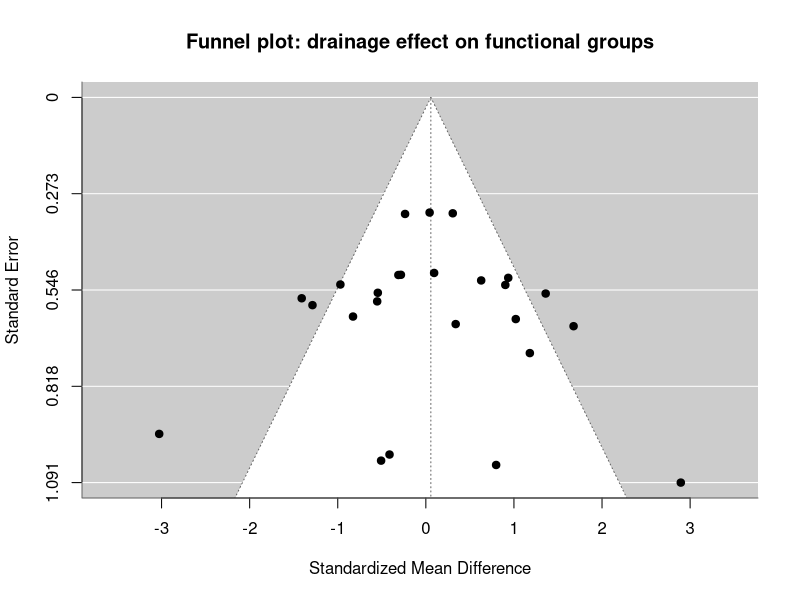
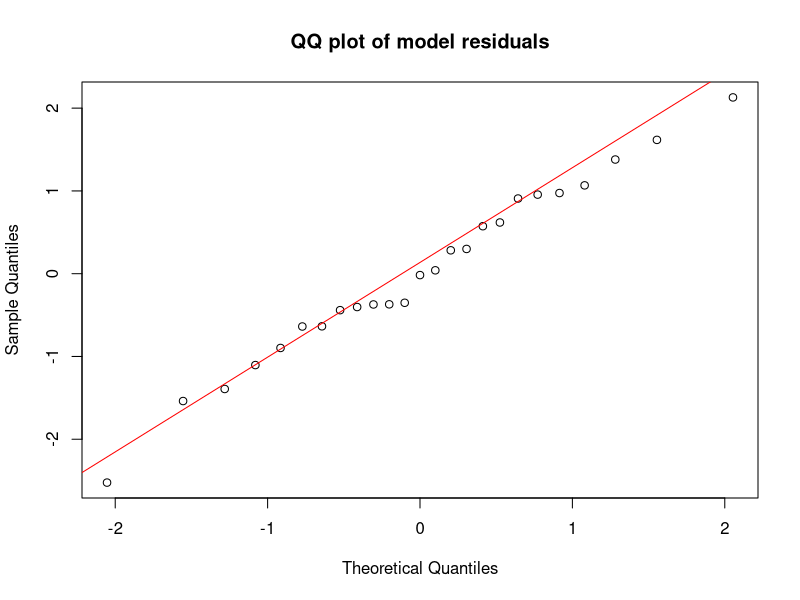
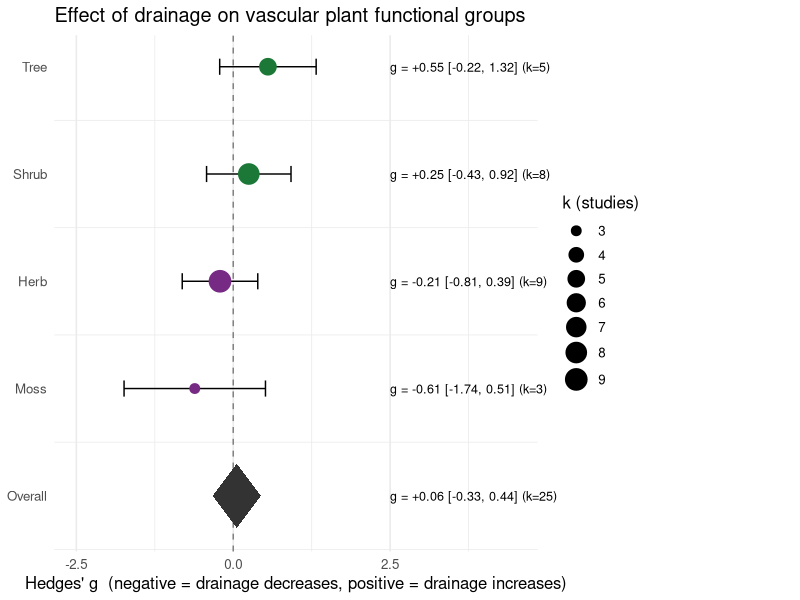
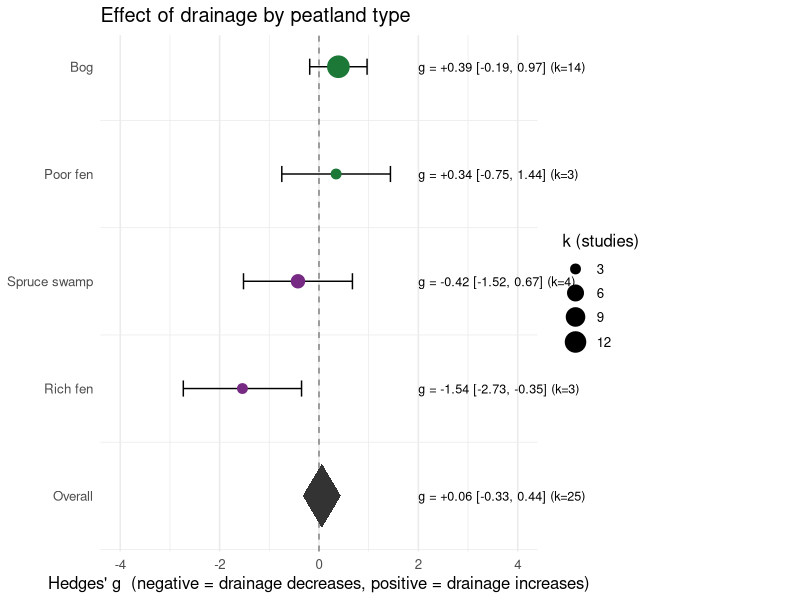

R code for these plots, in order:
## ============================================================================
##  FINAL META-ANALYSIS SCRIPT
##  Effect of anthropogenic drainage on vascular plant functional groups
##  in boreal peatlands
##
##  Authors:  Md. Rifath Ahamed 
##  Course:   EEB 310, University of Helsinki, Spring 2026
##  Data:     ExtractedData_2026-05-15.csv
##
# install.packages(c("metafor","tidyverse"))   # uncomment if first time
library(metafor)
library(tidyverse)
## 1. LOAD DATA

dat <- read.csv("ExtractedData_2026-05-15.csv",
  stringsAsFactors = FALSE,
  fileEncoding = "latin1" #using Latin-1 encoding so Scandinavian author
  # like the names (Köster, etc.) read correctly.
)

cat("Loaded", nrow(dat), "rows from", length(unique(dat$PaperID)), "papers\n")
cat("Columns:", ncol(dat), "\n")


## ----------------------------------------------------------------------------
## 2. CLEAN COLUMNS
##    - standardise text fields
##    - coerce numeric fields to numeric (text/blank -> NA)
## ----------------------------------------------------------------------------

# Standardise the SR_or_FG flag (sometimes has white spaces / different  case)
dat$SR_or_FG <- toupper(gsub("[[:space:]]", "", dat$SR_or_FG))

# Trim whitespace on text moderators
dat$FG_Group <- trimws(dat$FG_Group)
dat$Peatland_type <- trimws(dat$Peatland_type)
dat$First_author <- trimws(dat$First_author)
dat$Exp_or_Obs <- trimws(dat$Exp_or_Obs)

# Coerce the numeric columns
numeric_cols <- c(
  "Control_mean", "Control_n", "Control_var",
  "Treatment_mean", "Treatment_n", "Treatment_var",
  "Control_WTD_mean", "Treatment_WTD_mean", "WTD_Difference"
)
numeric_cols <- intersect(numeric_cols, names(dat)) # only those that exist
# Bulk-coerce targeted character columns to numeric using list-apply
dat[numeric_cols] <- lapply(dat[numeric_cols], as.numeric)

# Quick visibility check on what's there
cat("Variance unit breakdown:\n")
print(table(dat$Biodiversity_Variance_unit, useNA = "always"))
cat("SR_or_FG breakdown:\n")
print(table(dat$SR_or_FG, useNA = "always"))
## ----------------------------------------------------------------------------
## 3. STANDARDISE SPREAD TO SD
##    escalc() needs SD. Papers report SE, SD, or variance.
##    Conversions:
##      SE  -> SD = SE * sqrt(n)
##      SD  -> SD = SD            (unchanged)
##      var -> SD = sqrt(var)

convert_to_SD <- function(value, n, unit) {
  
  if (is.na(value) | is.na(unit)) {
    return(NA_real_)
  }
  #to ensure there are no human data entry error(safety filter)
  u <- toupper(trimws(unit))
  #Now that the unit string is standardized to u, the function runs through a series of logical check
  if (u == "SE") { #If the unit is exactly "SE", R recognizes the value as a Standard Error.
    return(value * sqrt(n)) # then it converts se to sd using $SD = SE \times \sqrt{n}$.
  }
  if (u == "SD") {#
    return(value)
  }
  warning("Unknown variance unit '", unit, "' - treating as SD")
  return(value)
}
#Creates a brand-new column in dataframe and populates it with the completely standardized, uniform $SD$ values for control groups.
dat$Control_SD <- mapply(
  convert_to_SD, dat$Control_var,
  dat$Control_n, dat$Biodiversity_Variance_unit
)
#Creates a brand-new column in dataframe and populates it with the completely standardized, uniform $SD$ values for treatment groups.
dat$Treatment_SD <- mapply(
  convert_to_SD, dat$Treatment_var,
  dat$Treatment_n, dat$Biodiversity_Variance_unit
)

# datapoint_id: unique row identifier for the nested random effect
# Renamed to avoid confusion with the Exp_or_Obs column
dat$datapoint_id <- seq_len(nrow(dat))


## 4. SUBSET: FUNCTIONAL GROUPS (main) AND SPECIES RICHNESS (secondary)

# Rows usable for any effect-size calculation
#any row missing a Mean, Standard Deviation ($SD$), or Sample Size ($n$) for 
#either the Control or Treatment group is completely dropped. 
dat_complete <- dat %>%
  filter(
    !is.na(Control_mean), !is.na(Treatment_mean),
    !is.na(Control_SD), !is.na(Treatment_SD),
    !is.na(Control_n), !is.na(Treatment_n),
    #calculating pooled standard deviation or effect sizes involves dividing by
    #zero, which results in a value of infinity (Inf) or an invalid number (NaN).
    Control_SD > 0, Treatment_SD > 0
  )
# prints how many rows survived this  filter 
cat("Complete cases:", nrow(dat_complete), "of", nrow(dat), "\n")
# we got 34 data points that have mean,sd, and n for both control & treatment 

# Functional groups - excluding Laine (see header note)
dat_FG_main <- dat_complete %>%
  filter(
    SR_or_FG == "FG",
    FG_Group %in% c("Tree", "Shrub", "Herb", "Moss"),
    First_author != "Laine"
  )
cat(
  "FG main analysis k =", nrow(dat_FG_main),
  "from", length(unique(dat_FG_main$PaperID)), "papers\n"
)
print(table(dat_FG_main$FG_Group))
#FG main analysis k = 25 from 6 papers
# second subset accourding to peatland type 
print(table(dat_FG_main$Peatland_type))

# Species richness - separate analysis
dat_SR <- dat_complete %>%
  filter(SR_or_FG == "SR")
cat(
  "SR analysis k =", nrow(dat_SR),
  "from", length(unique(dat_SR$PaperID)), "papers\n"
)
# there are only  3 datapoints in 3 papers 
## ----------------------------------------------------------------------------
## 5. EFFECT SIZES
##    FG -> SMDH  (allows unequal variances between control & treatment)
##    SR -> ROM   (log response ratio: ln(treatment / control))
## ----------------------------------------------------------------------------

dat_FG_main <- escalc(
  measure = "SMDH",
  m1i = Treatment_mean, sd1i = Treatment_SD, n1i = Treatment_n,
  m2i = Control_mean, sd2i = Control_SD, n2i = Control_n,
  data = dat_FG_main, var.names = c("yi", "vi")
)
#Species Richness Analysis: ROM (Secondary Focus)
dat_SR <- escalc(
    measure = "ROM",
    m1i = Treatment_mean, sd1i = Treatment_SD, n1i = Treatment_n,
    m2i = Control_mean, sd2i = Control_SD, n2i = Control_n,
    data = dat_SR, var.names = c("yi", "vi")
)

cat("FG effect-size range:", round(range(dat_FG_main$yi, na.rm = TRUE), 2), "\n")
#FG effect-size range: -3.03 2.89


## 6. GRAND MEAN (intercept-only Multi-Level Random-Effects Meta-Analysis Model)
##    Random effects: ~ 1 | PaperID/datapoint_id
##    Why nested:  multiple effect sizes per paper are non-independent.
##    Why ~0 expected: opposing functional-group responses cancel on average.

grandmean_main <- rma.mv(yi, vi,
  random = ~ 1 | PaperID / datapoint_id,
  data = dat_FG_main, method = "REML"
)
summary(grandmean_main)


## ----------------------------------------------------------------------------
## 7. DIAGNOSTICS
##    Funnel plot: visual check for publication bias.
##      With ~6 studies, NO formal Egger-type test (Cochrane guidance).
##    QQ plot:     check normality of residuals.
## ----------------------------------------------------------------------------

# Save funnel plot
png("funnel_plot.png", width = 700, height = 500, res = 120)
funnel(grandmean_main,
  main = "Funnel plot: drainage effect on functional groups"
)
dev.off()

# Save QQ plot
png("qq_residuals.png", width = 700, height = 500, res = 120)
qqnorm(residuals(grandmean_main, type = "pearson"),
  main = "QQ plot of model residuals"
)
qqline(residuals(grandmean_main, type = "pearson"), col = "red")
dev.off()

cat("Diagnostics saved: funnel_plot.png, qq_residuals.png\n")


## ----------------------------------------------------------------------------
## 8. HETEROGENEITY (I^2 with between/within decomposition)
##    Higgins benchmarks: 25% low | 50% moderate | 75%+ high
## ----------------------------------------------------------------------------

W2 <- diag(1 / grandmean_main$vi)
X2 <- model.matrix(grandmean_main)
P2 <- W2 - W2 %*% X2 %*% solve(t(X2) %*% W2 %*% X2) %*% t(X2) %*% W2

denom <- sum(grandmean_main$sigma2) +
  (grandmean_main$k - grandmean_main$p) / sum(diag(P2))
I2_tot <- 100 * sum(grandmean_main$sigma2) / denom
I2_lvl <- 100 * grandmean_main$sigma2 / denom

cat("Total I^2:        ", round(I2_tot, 1), "%\n")
cat("Between-paper I^2:", round(I2_lvl[1], 1), "%\n")
cat("Within-paper I^2: ", round(I2_lvl[2], 1), "%\n")


## ----------------------------------------------------------------------------
## 9. MODERATOR: FUNCTIONAL GROUP
##    mod_FG          : with intercept  -> QM tests "do groups differ?"
##    mod_FG_nointcp  : without         -> each group's effect vs 0
## ----------------------------------------------------------------------------

mod_FG <- rma.mv(yi, vi,
  mods = ~FG_Group,
  random = ~ 1 | PaperID / datapoint_id,
  data = dat_FG_main, method = "REML"
)
summary(mod_FG) # read the QM(df=3) line for the omnibus test

mod_FG_nointcp <- rma.mv(yi, vi,
  mods = ~ FG_Group - 1,
  random = ~ 1 | PaperID / datapoint_id,
  data = dat_FG_main, method = "REML"
)
summary(mod_FG_nointcp) # each row = that group's effect vs zero


## ----------------------------------------------------------------------------
## 10. MODERATOR: PEATLAND TYPE
##     Caveat: some categories have small k (will print counts).
##     Reported with the n-per-cell caveat in Discussion.
## ----------------------------------------------------------------------------

cat("Sample sizes per peatland type:\n")
print(table(dat_FG_main$Peatland_type))

mod_peat <- rma.mv(yi, vi,
  mods = ~Peatland_type,
  random = ~ 1 | PaperID / datapoint_id,
  data = dat_FG_main, method = "REML"
)
summary(mod_peat) # QM here is the headline peatland-type test

mod_peat_nointcp <- rma.mv(yi, vi,
  mods = ~ Peatland_type - 1,
  random = ~ 1 | PaperID / datapoint_id,
  data = dat_FG_main, method = "REML"
)
summary(mod_peat_nointcp)


## ----------------------------------------------------------------------------
## 11. MODERATOR: WTD MAGNITUDE (continuous)
##     Tests dose-response: does larger drawdown -> larger effect?
##     Interaction with FG: do groups respond differently to magnitude?
##     Rows with missing WTD_Difference are dropped automatically by rma.mv.
## ----------------------------------------------------------------------------

dat_FG_wtd <- dat_FG_main %>% filter(!is.na(WTD_Difference))
cat(
  "WTD analysis k =", nrow(dat_FG_wtd),
  "of", nrow(dat_FG_main), "FG rows have WTD_Difference\n"
)

mod_wtd <- rma.mv(yi, vi,
  mods = ~WTD_Difference,
  random = ~ 1 | PaperID / datapoint_id,
  data = dat_FG_wtd, method = "REML"
)
summary(mod_wtd)

mod_wtd_int <- rma.mv(yi, vi,
  mods = ~ FG_Group * WTD_Difference,
  random = ~ 1 | PaperID / datapoint_id,
  data = dat_FG_wtd, method = "REML"
)
summary(mod_wtd_int)


## ----------------------------------------------------------------------------
## 12. SECONDARY: SPECIES RICHNESS (ROM)
##     Almost certainly underpowered; report descriptively.
## ----------------------------------------------------------------------------

if (nrow(dat_SR) >= 3) {
  sr_grand <- rma.mv(yi, vi,
    random = ~ 1 | PaperID / datapoint_id,
    data = dat_SR, method = "REML"
  )
  summary(sr_grand)
  cat(
    "Species richness analysis based on k =", nrow(dat_SR),
    "effect sizes - INTERPRET CAUTIOUSLY.\n"
  )
} else {
  cat("Insufficient SR data (k =", nrow(dat_SR), "); reported descriptively only.\n")
}


## ============================================================================
## 13. FIGURE 1 -- FOREST PLOT: FUNCTIONAL GROUPS
## ============================================================================

# Pull each group's estimate + CI from the no-intercept model
fg_tab <- as.data.frame(coef(summary(mod_FG_nointcp)))
fg_tab$Group <- gsub("FG_Group", "", rownames(fg_tab))
k_fg <- dat_FG_main %>% count(FG_Group, name = "k")
fg_tab <- left_join(fg_tab, k_fg, by = c("Group" = "FG_Group")) %>%
  select(Group, estimate, ci.lb, ci.ub, k)

# Overall pooled estimate as a summary row
overall_fg <- data.frame(
  Group = "Overall",
  estimate = as.numeric(grandmean_main$b),
  ci.lb = grandmean_main$ci.lb,
  ci.ub = grandmean_main$ci.ub,
  k = nrow(dat_FG_main)
)
fg_plot <- bind_rows(fg_tab, overall_fg)

fg_plot$Group <- factor(fg_plot$Group,
  levels = c("Overall", "Moss", "Herb", "Shrub", "Tree")
)
fg_plot$ypos <- as.numeric(fg_plot$Group)
fg_plot$label <- sprintf(
  "g = %+.2f [%.2f, %.2f] (k=%d)",
  fg_plot$estimate, fg_plot$ci.lb, fg_plot$ci.ub, fg_plot$k
)

# Diamond polygon for the Overall row
od <- fg_plot[fg_plot$Group == "Overall", ]
fg_diamond <- data.frame(
  x = c(od$ci.lb, od$estimate, od$ci.ub, od$estimate),
  y = c(od$ypos, od$ypos + 0.3, od$ypos, od$ypos - 0.3)
)
fg_points <- fg_plot %>% filter(Group != "Overall")

p_fg <- ggplot() +
  geom_vline(xintercept = 0, linetype = "dashed", colour = "grey50") +
  geom_errorbarh(
    data = fg_points,
    aes(y = ypos, xmin = ci.lb, xmax = ci.ub), height = 0.15
  ) +
  geom_point(
    data = fg_points,
    aes(y = ypos, x = estimate, size = k, colour = estimate > 0)
  ) +
  geom_polygon(data = fg_diamond, aes(x = x, y = y), fill = "grey20") +
  geom_text(
    data = fg_plot, aes(y = ypos, label = label),
    x = 2.5, hjust = 0, size = 3.2
  ) +
  scale_colour_manual(values = c("FALSE" = "#762a83", "TRUE" = "#1b7837"), guide = "none") +
  scale_size_continuous(range = c(3, 7), name = "k (studies)") +
  scale_y_continuous(
    breaks = 1:nlevels(fg_plot$Group),
    labels = levels(fg_plot$Group)
  ) +
  coord_cartesian(xlim = c(-2.5, 4.5), clip = "off") +
  labs(
    x = "Hedges' g  (negative = drainage decreases, positive = drainage increases)",
    y = NULL, title = "Effect of drainage on vascular plant functional groups"
  ) +
  theme_minimal(base_size = 12) +
  theme(
    panel.grid.major.y = element_blank(),
    plot.margin = margin(5, 110, 5, 5)
  )

ggsave("forest_FG.png", p_fg, width = 10, height = 4.5, dpi = 300)
cat("Saved figure: forest_FG.png\n")


## ============================================================================
## 14. FIGURE 2 -- FOREST PLOT: PEATLAND TYPE
## ============================================================================

pt_tab <- as.data.frame(coef(summary(mod_peat_nointcp)))


pt_tab$Type <- gsub("Peatland_type", "", rownames(pt_tab))
k_pt <- dat_FG_main %>% count(Peatland_type, name = "k")
pt_tab <- left_join(pt_tab, k_pt, by = c("Type" = "Peatland_type")) %>%
  select(Type, estimate, ci.lb, ci.ub, k)

# Drop any k = 1 cells (uninterpretable single observation).
# Comment out the next line if you want to show them with a caveat.
pt_tab <- pt_tab %>% filter(k > 1)

overall_pt <- data.frame(
  Type = "Overall",
  estimate = as.numeric(grandmean_main$b),
  ci.lb = grandmean_main$ci.lb,
  ci.ub = grandmean_main$ci.ub,
  k = nrow(dat_FG_main)
)
pt_plot <- bind_rows(pt_tab, overall_pt)

ord <- pt_tab$Type[order(pt_tab$estimate)]
pt_plot$Type <- factor(pt_plot$Type, levels = c("Overall", ord))
pt_plot$ypos <- as.numeric(pt_plot$Type)
pt_plot$label <- sprintf(
  "g = %+.2f [%.2f, %.2f] (k=%d)",
  pt_plot$estimate, pt_plot$ci.lb, pt_plot$ci.ub, pt_plot$k
)

od2 <- pt_plot[pt_plot$Type == "Overall", ]
pt_diamond <- data.frame(
  x = c(od2$ci.lb, od2$estimate, od2$ci.ub, od2$estimate),
  y = c(od2$ypos, od2$ypos + 0.3, od2$ypos, od2$ypos - 0.3)
)
pt_points <- pt_plot %>% filter(Type != "Overall")

p_pt <- ggplot() +
  geom_vline(xintercept = 0, linetype = "dashed", colour = "grey50") +
  geom_errorbarh(
    data = pt_points,
    aes(y = ypos, xmin = ci.lb, xmax = ci.ub), height = 0.15
  ) +
  geom_point(
    data = pt_points,
    aes(y = ypos, x = estimate, size = k, colour = estimate > 0)
  ) +
  geom_polygon(data = pt_diamond, aes(x = x, y = y), fill = "grey20") +
  geom_text(
    data = pt_plot, aes(y = ypos, label = label),
    x = 2.0, hjust = 0, size = 3.2
  ) +
  scale_colour_manual(values = c("FALSE" = "#762a83", "TRUE" = "#1b7837"), guide = "none") +
  scale_size_continuous(range = c(3, 7), name = "k (studies)") +
  scale_y_continuous(breaks = 1:nlevels(pt_plot$Type),
                     labels = levels(pt_plot$Type)) +
  coord_cartesian(xlim = c(-4, 4), clip = "off") +
  labs(
    x = "Hedges' g  (negative = drainage decreases, positive = drainage increases)",
    y = NULL, title = "Effect of drainage by peatland type"
  ) +
  theme_minimal(base_size = 12) +
  theme(
    panel.grid.major.y = element_blank(),
    plot.margin = margin(5, 110, 5, 5)
  )

ggsave("forest_peatland.png", p_pt, width = 10, height = 4.5, dpi = 300)
cat("Saved figure: forest_peatland.png\n")





## ============================================================================
##  END OF ANALYSIS
##
##  Key objects -> what they give you for the write-up:
##    grandmean_main    -> overall pooled effect (Results paragraph 2)
##    I2_tot, I2_lvl    -> heterogeneity decomposition (Results paragraph 2)
##    mod_FG            -> QM test: do FGs differ?       (Results par. 3)
##    mod_FG_nointcp    -> per-group effects vs zero      (Results par. 3, Fig 1)
##    mod_peat          -> QM test: does peat type matter?(Results par. 4, headline)
##    mod_peat_nointcp  -> per-type effects vs zero       (Results par. 4, Fig 2)
##    mod_wtd / _int    -> dose-response by WTD magnitude (Results par. 5, Fig 3)
##    sr_grand          -> SR result (descriptive only)   (Results par. 7)
##    funnel_plot.png   -> publication-bias diagnostic    (Results par. 6)
##    qq_residuals.png  -> normality diagnostic           (Results par. 6)
##
##  Run order suggestion when reading line-by-line:
##    Sections 1-5 once (setup + effect sizes)
##    Sections 6-12 individually, pausing to read each summary()
##    Sections 13-15 once each plot is wanted
## ============================================================================
